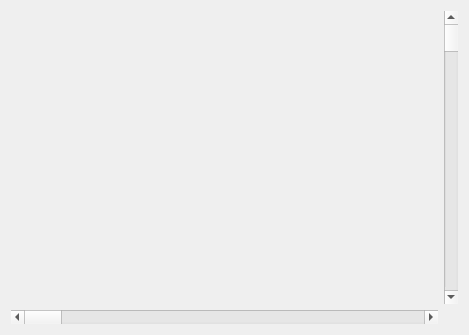
<?xml version="1.0" encoding="UTF-8"?>
<ui version="4.0">
 <class>SpeedPlot</class>
 <widget class="QWidget" name="SpeedPlot">
  <property name="geometry">
   <rect>
    <x>0</x>
    <y>0</y>
    <width>469</width>
    <height>335</height>
   </rect>
  </property>
  <property name="windowTitle">
   <string>Form</string>
  </property>
  <layout class="QGridLayout" name="gridLayout">
   <item row="0" column="0">
    <widget class="QCustomPlot" name="plot" native="true">
     <property name="enabled">
      <bool>true</bool>
     </property>
     <property name="sizePolicy">
      <sizepolicy hsizetype="Preferred" vsizetype="MinimumExpanding">
       <horstretch>0</horstretch>
       <verstretch>0</verstretch>
      </sizepolicy>
     </property>
    </widget>
   </item>
   <item row="0" column="1">
    <widget class="QScrollBar" name="verticalScrollBar">
     <property name="orientation">
      <enum>Qt::Vertical</enum>
     </property>
    </widget>
   </item>
   <item row="1" column="0">
    <widget class="QScrollBar" name="horizontalScrollBar">
     <property name="orientation">
      <enum>Qt::Horizontal</enum>
     </property>
    </widget>
   </item>
  </layout>
 </widget>
 <customwidgets>
  <customwidget>
   <class>QCustomPlot</class>
   <extends>QWidget</extends>
   <header>../../qcustomplot.h</header>
   <container>1</container>
  </customwidget>
 </customwidgets>
 <resources/>
 <connections/>
</ui>
